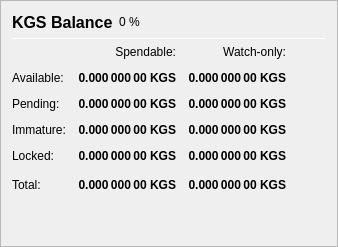
                   <widget class="QFrame" name="frame_Balances">
                    <property name="frameShape">
                     <enum>QFrame::StyledPanel</enum>
                    </property>
                    <property name="frameShadow">
                     <enum>QFrame::Raised</enum>
                    </property>
                    <layout class="QVBoxLayout" name="verticalLayout_4">
                     <item>
                      <layout class="QHBoxLayout" name="horizontalLayout_4">
                       <item>
                        <widget class="QLabel" name="label_5">
                         <property name="minimumSize">
                          <size>
                           <width>0</width>
                           <height>20</height>
                          </size>
                         </property>
                         <property name="font">
                          <font>
                           <pointsize>12</pointsize>
                           <weight>75</weight>
                           <bold>true</bold>
                          </font>
                         </property>
                         <property name="text">
                          <string>KGS Balance</string>
                         </property>
                        </widget>
                       </item>
                       <item>
                        <widget class="QLabel" name="labelKGSPercent">
                         <property name="text">
                          <string notr="true">0 %</string>
                         </property>
                        </widget>
                       </item>
                       <item>
                        <spacer name="horizontalSpacer_3">
                         <property name="orientation">
                          <enum>Qt::Horizontal</enum>
                         </property>
                         <property name="sizeHint" stdset="0">
                          <size>
                           <width>40</width>
                           <height>20</height>
                          </size>
                         </property>
                        </spacer>
                       </item>
                      </layout>
                     </item>
                     <item>
                      <widget class="Line" name="line_Balance">
                       <property name="minimumSize">
                        <size>
                         <width>0</width>
                         <height>1</height>
                        </size>
                       </property>
                       <property name="maximumSize">
                        <size>
                         <width>16777215</width>
                         <height>1</height>
                        </size>
                       </property>
                       <property name="orientation">
                        <enum>Qt::Horizontal</enum>
                       </property>
                      </widget>
                     </item>
                     <item>
                      <layout class="QGridLayout" name="gridLayout">
                       <property name="spacing">
                        <number>12</number>
                       </property>
                       <item row="0" column="1">
                        <widget class="QLabel" name="labelSpendable">
                         <property name="text">
                          <string>Spendable:</string>
                         </property>
                         <property name="alignment">
                          <set>Qt::AlignRight|Qt::AlignTrailing|Qt::AlignVCenter</set>
                         </property>
                        </widget>
                       </item>
                       <item row="0" column="2">
                        <widget class="QLabel" name="labelWatchonly">
                         <property name="text">
                          <string>Watch-only:</string>
                         </property>
                         <property name="alignment">
                          <set>Qt::AlignRight|Qt::AlignTrailing|Qt::AlignVCenter</set>
                         </property>
                        </widget>
                       </item>
                       <item row="1" column="0">
                        <widget class="QLabel" name="labelBalanceText">
                         <property name="text">
                          <string>Available:</string>
                         </property>
                        </widget>
                       </item>
                       <item row="1" column="1">
                        <widget class="QLabel" name="labelBalance">
                         <property name="font">
                          <font>
                           <weight>75</weight>
                           <bold>true</bold>
                          </font>
                         </property>
                         <property name="cursor">
                          <cursorShape>IBeamCursor</cursorShape>
                         </property>
                         <property name="toolTip">
                          <string>Your current spendable balance</string>
                         </property>
                         <property name="text">
                          <string notr="true">0.000 000 00 KGS</string>
                         </property>
                         <property name="alignment">
                          <set>Qt::AlignRight|Qt::AlignTrailing|Qt::AlignVCenter</set>
                         </property>
                         <property name="textInteractionFlags">
                          <set>Qt::LinksAccessibleByMouse|Qt::TextSelectableByKeyboard|Qt::TextSelectableByMouse</set>
                         </property>
                        </widget>
                       </item>
                       <item row="1" column="2">
                        <widget class="QLabel" name="labelWatchAvailable">
                         <property name="font">
                          <font>
                           <weight>75</weight>
                           <bold>true</bold>
                          </font>
                         </property>
                         <property name="cursor">
                          <cursorShape>IBeamCursor</cursorShape>
                         </property>
                         <property name="toolTip">
                          <string>Your current balance in watch-only addresses</string>
                         </property>
                         <property name="text">
                          <string notr="true">0.000 000 00 KGS</string>
                         </property>
                         <property name="alignment">
                          <set>Qt::AlignRight|Qt::AlignTrailing|Qt::AlignVCenter</set>
                         </property>
                         <property name="textInteractionFlags">
                          <set>Qt::LinksAccessibleByMouse|Qt::TextSelectableByKeyboard|Qt::TextSelectableByMouse</set>
                         </property>
                        </widget>
                       </item>
                       <item row="2" column="0">
                        <widget class="QLabel" name="labelPendingText">
                         <property name="text">
                          <string>Pending:</string>
                         </property>
                        </widget>
                       </item>
                       <item row="2" column="1">
                        <widget class="QLabel" name="labelUnconfirmed">
                         <property name="font">
                          <font>
                           <weight>75</weight>
                           <bold>true</bold>
                          </font>
                         </property>
                         <property name="cursor">
                          <cursorShape>IBeamCursor</cursorShape>
                         </property>
                         <property name="toolTip">
                          <string>Total of transactions that have yet to be confirmed, and do not yet count toward the spendable balance</string>
                         </property>
                         <property name="text">
                          <string notr="true">0.000 000 00 KGS</string>
                         </property>
                         <property name="alignment">
                          <set>Qt::AlignRight|Qt::AlignTrailing|Qt::AlignVCenter</set>
                         </property>
                         <property name="textInteractionFlags">
                          <set>Qt::LinksAccessibleByMouse|Qt::TextSelectableByKeyboard|Qt::TextSelectableByMouse</set>
                         </property>
                        </widget>
                       </item>
                       <item row="2" column="2">
                        <widget class="QLabel" name="labelWatchPending">
                         <property name="font">
                          <font>
                           <weight>75</weight>
                           <bold>true</bold>
                          </font>
                         </property>
                         <property name="cursor">
                          <cursorShape>IBeamCursor</cursorShape>
                         </property>
                         <property name="toolTip">
                          <string>Unconfirmed transactions to watch-only addresses</string>
                         </property>
                         <property name="text">
                          <string notr="true">0.000 000 00 KGS</string>
                         </property>
                         <property name="alignment">
                          <set>Qt::AlignRight|Qt::AlignTrailing|Qt::AlignVCenter</set>
                         </property>
                         <property name="textInteractionFlags">
                          <set>Qt::LinksAccessibleByMouse|Qt::TextSelectableByKeyboard|Qt::TextSelectableByMouse</set>
                         </property>
                        </widget>
                       </item>
                       <item row="3" column="0">
                        <widget class="QLabel" name="labelImmatureText">
                         <property name="text">
                          <string>Immature:</string>
                         </property>
                        </widget>
                       </item>
                       <item row="3" column="1">
                        <widget class="QLabel" name="labelImmature">
                         <property name="font">
                          <font>
                           <weight>75</weight>
                           <bold>true</bold>
                          </font>
                         </property>
                         <property name="cursor">
                          <cursorShape>IBeamCursor</cursorShape>
                         </property>
                         <property name="toolTip">
                          <string>Staked or masternode rewards that has not yet matured</string>
                         </property>
                         <property name="text">
                          <string notr="true">0.000 000 00 KGS</string>
                         </property>
                         <property name="alignment">
                          <set>Qt::AlignRight|Qt::AlignTrailing|Qt::AlignVCenter</set>
                         </property>
                         <property name="textInteractionFlags">
                          <set>Qt::LinksAccessibleByMouse|Qt::TextSelectableByKeyboard|Qt::TextSelectableByMouse</set>
                         </property>
                        </widget>
                       </item>
                       <item row="3" column="2">
                        <widget class="QLabel" name="labelWatchImmature">
                         <property name="font">
                          <font>
                           <weight>75</weight>
                           <bold>true</bold>
                          </font>
                         </property>
                         <property name="cursor">
                          <cursorShape>IBeamCursor</cursorShape>
                         </property>
                         <property name="toolTip">
                          <string>Staked or masternode rewards in watch-only addresses that has not yet matured</string>
                         </property>
                         <property name="text">
                          <string notr="true">0.000 000 00 KGS</string>
                         </property>
                         <property name="alignment">
                          <set>Qt::AlignRight|Qt::AlignTrailing|Qt::AlignVCenter</set>
                         </property>
                         <property name="textInteractionFlags">
                          <set>Qt::LinksAccessibleByMouse|Qt::TextSelectableByKeyboard|Qt::TextSelectableByMouse</set>
                         </property>
                        </widget>
                       </item>
                       <item row="4" column="0">
                        <widget class="QLabel" name="labelLockedBalanceText">
                         <property name="toolTip">
                          <string>Locked KGS or Masternode collaterals. These are excluded from zKGS minting.</string>
                         </property>
                         <property name="text">
                          <string>Locked:</string>
                         </property>
                        </widget>
                       </item>
                       <item row="4" column="1">
                        <widget class="QLabel" name="labelLockedBalance">
                         <property name="font">
                          <font>
                           <weight>75</weight>
                           <bold>true</bold>
                          </font>
                         </property>
                         <property name="cursor">
                          <cursorShape>IBeamCursor</cursorShape>
                         </property>
                         <property name="toolTip">
                          <string>Locked KGS or Masternode collaterals. These are excluded from zKGS minting.</string>
                         </property>
                         <property name="text">
                          <string notr="true">0.000 000 00 KGS</string>
                         </property>
                         <property name="alignment">
                          <set>Qt::AlignRight|Qt::AlignTrailing|Qt::AlignVCenter</set>
                         </property>
                         <property name="textInteractionFlags">
                          <set>Qt::LinksAccessibleByMouse|Qt::TextSelectableByKeyboard|Qt::TextSelectableByMouse</set>
                         </property>
                        </widget>
                       </item>
                       <item row="4" column="2">
                        <widget class="QLabel" name="labelWatchLocked">
                         <property name="font">
                          <font>
                           <weight>75</weight>
                           <bold>true</bold>
                          </font>
                         </property>
                         <property name="cursor">
                          <cursorShape>IBeamCursor</cursorShape>
                         </property>
                         <property name="toolTip">
                          <string>Current locked balance in watch-only addresses</string>
                         </property>
                         <property name="text">
                          <string notr="true">0.000 000 00 KGS</string>
                         </property>
                         <property name="alignment">
                          <set>Qt::AlignRight|Qt::AlignTrailing|Qt::AlignVCenter</set>
                         </property>
                         <property name="textInteractionFlags">
                          <set>Qt::LinksAccessibleByMouse|Qt::TextSelectableByKeyboard|Qt::TextSelectableByMouse</set>
                         </property>
                        </widget>
                       </item>
                       <item row="5" column="0">
                        <widget class="QLabel" name="labelTotalText">
                         <property name="toolTip">
                          <string>Your current KGS balance, unconfirmed and immature transactions included</string>
                         </property>
                         <property name="text">
                          <string>Total:</string>
                         </property>
                        </widget>
                       </item>
                       <item row="5" column="1">
                        <widget class="QLabel" name="labelTotal">
                         <property name="font">
                          <font>
                           <weight>75</weight>
                           <bold>true</bold>
                          </font>
                         </property>
                         <property name="cursor">
                          <cursorShape>IBeamCursor</cursorShape>
                         </property>
                         <property name="toolTip">
                          <string>Your current KGS balance, unconfirmed and immature transactions included</string>
                         </property>
                         <property name="text">
                          <string notr="true">0.000 000 00 KGS</string>
                         </property>
                         <property name="alignment">
                          <set>Qt::AlignRight|Qt::AlignTrailing|Qt::AlignVCenter</set>
                         </property>
                         <property name="textInteractionFlags">
                          <set>Qt::LinksAccessibleByMouse|Qt::TextSelectableByKeyboard|Qt::TextSelectableByMouse</set>
                         </property>
                        </widget>
                       </item>
                       <item row="5" column="2">
                        <widget class="QLabel" name="labelWatchTotal">
                         <property name="font">
                          <font>
                           <weight>75</weight>
                           <bold>true</bold>
                          </font>
                         </property>
                         <property name="cursor">
                          <cursorShape>IBeamCursor</cursorShape>
                         </property>
                         <property name="toolTip">
                          <string>Current total balance in watch-only addresses</string>
                         </property>
                         <property name="text">
                          <string notr="true">0.000 000 00 KGS</string>
                         </property>
                         <property name="alignment">
                          <set>Qt::AlignRight|Qt::AlignTrailing|Qt::AlignVCenter</set>
                         </property>
                         <property name="textInteractionFlags">
                          <set>Qt::LinksAccessibleByMouse|Qt::TextSelectableByKeyboard|Qt::TextSelectableByMouse</set>
                         </property>
                        </widget>
                       </item>
                       <item row="5" column="3">
                        <spacer name="horizontalSpacer_9">
                         <property name="orientation">
                          <enum>Qt::Horizontal</enum>
                         </property>
                         <property name="sizeHint" stdset="0">
                          <size>
                           <width>40</width>
                           <height>20</height>
                          </size>
                         </property>
                        </spacer>
                       </item>
                      </layout>
                     </item>
                     <item>
                      <spacer name="verticalSpacer_3">
                       <property name="orientation">
                        <enum>Qt::Vertical</enum>
                       </property>
                       <property name="sizeHint" stdset="0">
                        <size>
                         <width>20</width>
                         <height>40</height>
                        </size>
                       </property>
                      </spacer>
                     </item>
                    </layout>
                   </widget>
